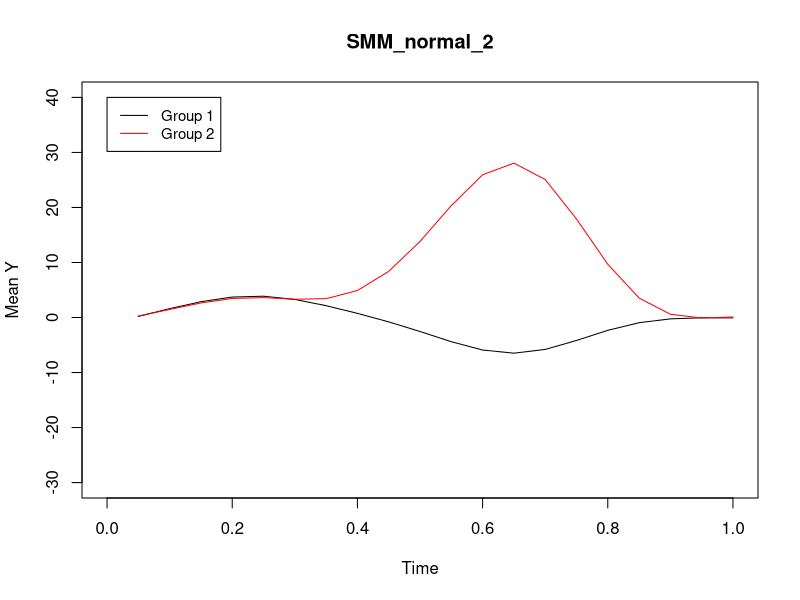
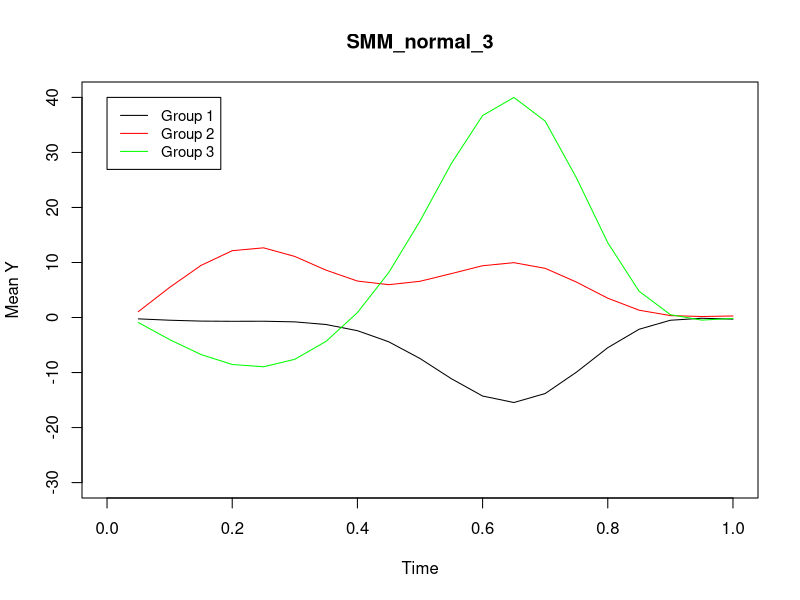
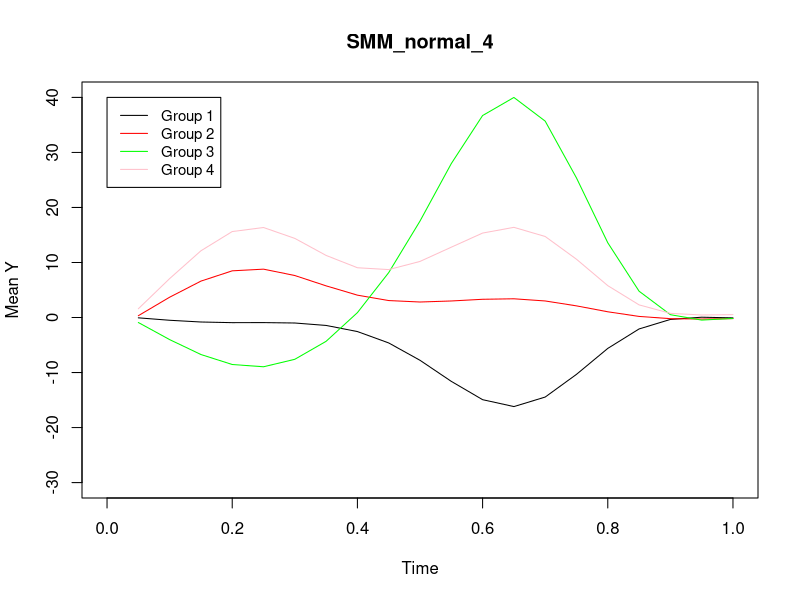
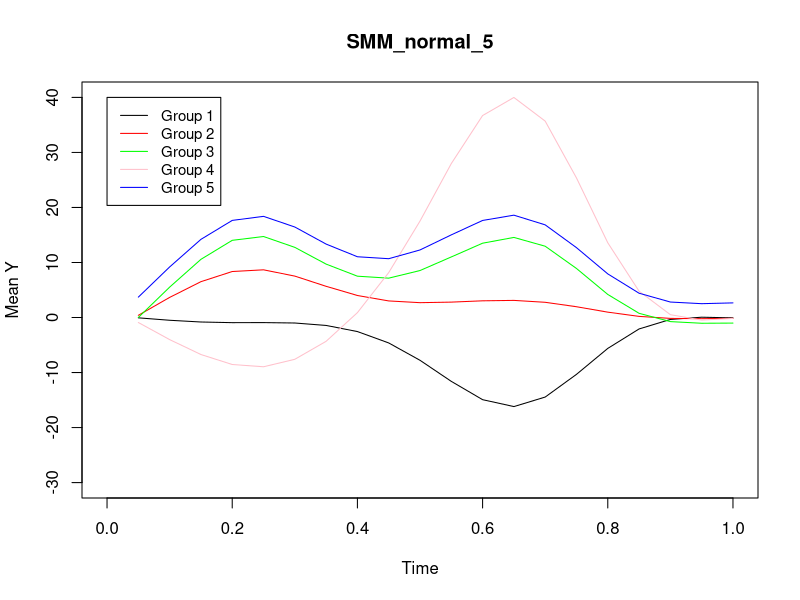

Reproduce these figures in R, in order.
##Smoothing mixture model using data with normal distribution

##This tutorial includes R script assuming 2-5 groups of trajectories 

##Parameters you can change
##1) exposure: "age"
##2) outcome: "bmi"
##3) covariates: these can be included in the "gamm4" model directly
##4) d_inter: loops of iteration of SMM
##5) g: number of groups

##Model output 
##1) Coefficient estimation
##2) Log likelihood (LLK): refer to the LLK file 
##3) Bayesian information criterion (BIC): : refer to the BIC file 
##4) Group classification: refer to the class file
##5) Plot trajectories 

library(MASS) ##generate data
library(nlme)
library(gmodels)  ##cross table
library(mgcv)  ##GAMM
library(gamm4) ##GAMM4

setwd("/udd/nhmid/mixture.model/revision.github")

######################################
############Two groups################
######################################

bmi_guts <- read.csv(file="simulated.normal.csv", header=TRUE)

colnames(bmi_guts)=c("id" , "age", "bmi", "group_t")   

g=2          ##g is group member

d_inter=20    ##iterative loops   

LLK_2=data.frame(matrix(,nrow=d_inter, ncol=1))
BIC_2=data.frame(matrix(,nrow=d_inter, ncol=1))
class_2=data.frame(matrix(,nrow=nrow(bmi_guts), ncol=2))
p_bmi1_2=data.frame(matrix(,nrow=nrow(bmi_guts), ncol=2))
p_bmi2_2=data.frame(matrix(,nrow=nrow(bmi_guts), ncol=2))

colnames(LLK_2)=cbind("LLK")
colnames(BIC_2)=cbind("BIC")
colnames(class_2)=cbind("id", "class")
colnames(p_bmi1_2)=cbind("id", "predicted value from group 1")
colnames(p_bmi2_2)=cbind("id", "predicted value from group 2")


##initial assignment of groups: we used mean BMI to categorize individuals into two groups

one=rep(1,nrow(bmi_guts))
bmi_guts=cbind(bmi_guts,one)

total_obs=aggregate(one ~ id, data=bmi_guts, FUN=sum)
colnames(total_obs)=c("id", "t_obs")

missing_obs=aggregate(bmi ~ id, data=bmi_guts, function(x) {sum(is.na(x))}, na.action = NULL)
colnames(missing_obs)=c("id", "m_obs")

data_obs=merge(total_obs, missing_obs, by="id")

bmi_total=aggregate(bmi ~ id, data=bmi_guts, na.rm=T, FUN=sum)
colnames(bmi_total)=c("id", "bmi_total")

bmi_two=merge(data_obs, bmi_total, by="id")
bmi_two$obs=bmi_two$t_obs-bmi_two$m_obs

bmi_two$bmi_mean=bmi_two$bmi_total/bmi_two$obs

bmi_two$group=cut(bmi_two$bmi_mean,breaks=c(quantile(bmi_two$bmi_mean, probs=seq(0,1, by=1/2))), labels=c("1","2"), include.lowest=TRUE) 

bmi_guts=merge(bmi_guts, bmi_two, by="id")

###E-M algorithm

for (i in 1:d_inter)

{

####M step

data1=bmi_guts[which(bmi_guts$group==1),]
data2=bmi_guts[which(bmi_guts$group==2),]

b1=gamm4(bmi ~ s(age),na.action=na.omit,  random = ~ (1|id), family=gaussian(link = "identity"), data=data1)  

b2=gamm4(bmi ~ s(age),na.action=na.omit,   random = ~ (1|id), family=gaussian(link = "identity"), data=data2)  

p_1=predict(b1$gam, se.fit=TRUE, newdata=bmi_guts)
p1=p_1$fit

p_2=predict(b2$gam, se.fit=TRUE, newdata=bmi_guts)
p2=p_2$fit

bmi_guts=cbind(bmi_guts,p1,p2)

####E step 
###calculate Pearson residual for each participant  

bmi_guts$var1_varying=(bmi_guts$p1-bmi_guts$bmi)^2
bmi_guts$var2_varying=(bmi_guts$p2-bmi_guts$bmi)^2

var1_sum=aggregate(var1_varying ~ id, data=bmi_guts, na.rm=T, FUN=sum)
var2_sum=aggregate(var2_varying ~ id, data=bmi_guts, na.rm=T, FUN=sum)

var_sum=merge(var1_sum, var2_sum,by="id")

colnames(var_sum)=c("id","var1_sum","var2_sum")

###assign participants to groups with the lowest residual
 
bmi_guts=merge(var_sum, bmi_guts, by="id",,all=TRUE)

bmi_guts$var_min=pmin(bmi_guts$var1_sum, bmi_guts$var2_sum)

bmi_guts$group[bmi_guts$var_min == bmi_guts$var1_sum] <- 1
bmi_guts$group[bmi_guts$var_min == bmi_guts$var2_sum] <- 2

##calculate LLK and BIC 

LLK_2[i,1]=logLik(b1$mer)+logLik(b2$mer)  

df=summary(b1$gam)$edf+sum(summary(b1$gam)$pTerms.df)+1+summary(b2$gam)$edf+sum(summary(b2$gam)$pTerms.df)+1

BIC_2[i,1]=-2*LLK_2[i,1]+log(nrow(bmi_guts))*(df+g-1)

##save the newly classified group for next loop 

bmi_guts <- subset(bmi_guts, select = c(id, age, bmi, group_t, group))

##if any of the groups has no participants, the E-M algorithm will stop, indicating that less number of groups should be assumed.  
##here we use criteria of less than one participants, as each participant has 20 observations

if (as.matrix(table(bmi_guts$group))[1,1]<=20 | as.matrix(table(bmi_guts$group))[2,1]<=20)
{
break
}

}


###model estimation

summary(b1)
summary(b2)

##LLK and BIC

LLK_2_final=summary(LLK_2[,1])[6] ##MAX LL
BIC_2_final=summary(BIC_2[,1])[1] ##MIN BIC

write.csv(LLK_2,file="normal_LLK_2.csv", na="", col.names =T, row.names=T)
write.csv(BIC_2,file="normal_BIC_2.csv", na="", col.names =T, row.names=T)

##group classification

class_2[,1]=bmi_guts$id
class_2[,2]=bmi_guts$group

write.csv(class_2,file="normal_class_2.csv", na="", col.names =T, row.names=T)

###plot figure

p_bmi1_2[,1]=bmi_guts$id
p_bmi2_2[,1]=bmi_guts$id

p_bmi1_2[,2]=predict(b1$gam,  se.fit=TRUE, newdata=bmi_guts)$fit
p_bmi2_2[,2]=predict(b2$gam,  se.fit=TRUE, newdata=bmi_guts)$fit

class_pbmi=cbind(class_2[,2], p_bmi1_2[,2], p_bmi2_2[,2])

colnames(class_pbmi)=cbind("class","pbmi1","pbmi2")

bmi_final=cbind(bmi_guts, class_pbmi)

bmi_final$pbmi_new <- ifelse(bmi_final$class==1, bmi_final$pbmi1, bmi_final$pbmi2)

final_plot_1=bmi_final[which(bmi_final$class==1),]
final_plot_2=bmi_final[which(bmi_final$class==2),]

out1_mean_avg=aggregate(pbmi_new ~ age, data=final_plot_1, FUN=mean)
out2_mean_avg=aggregate(pbmi_new ~ age, data=final_plot_2, FUN=mean)

jpeg('SMM_normal_2.png', width = 7, height = 7, units = 'in', res = 600)

par(mfrow=c(1,1))

plot(main="SMM_normal_2", out1_mean_avg$age, out1_mean_avg$pbmi_new, type="l", col="black", 
xlab="Time", ylab="Mean Y",ylim=range(-30, 40),  xlim=range(0, 1))
lines(out2_mean_avg$age,out2_mean_avg$pbmi_new, type="l", col="red")

legend(0, 40, legend=c("Group 1", "Group 2"),
       col=c("black", "red"),  lty=1:1, cex=0.9)

dev.off()


######################################
############Three groups##############
######################################


bmi_guts <- read.csv(file="simulated.normal.csv", header=TRUE)

colnames(bmi_guts)=c("id" , "age", "bmi", "group_t")   

g=3          ##g is group member
d_inter=20    ##iterative loops  

LLK_3=data.frame(matrix(,nrow=d_inter, ncol=1))
BIC_3=data.frame(matrix(,nrow=d_inter, ncol=1))
class_3=data.frame(matrix(,nrow=nrow(bmi_guts), ncol=2))
p_bmi1_3=data.frame(matrix(,nrow=nrow(bmi_guts), ncol=2))
p_bmi2_3=data.frame(matrix(,nrow=nrow(bmi_guts), ncol=2))
p_bmi3_3=data.frame(matrix(,nrow=nrow(bmi_guts), ncol=2))

colnames(LLK_3)=cbind("LLK")
colnames(BIC_3)=cbind("BIC")
colnames(class_3)=cbind("id", "class")
colnames(p_bmi1_3)=cbind("id", "predicted value from group 1")
colnames(p_bmi2_3)=cbind("id", "predicted value from group 2")
colnames(p_bmi3_3)=cbind("id", "predicted value from group 3")


##initial assignment of groups: we used mean BMI to categorize individuals into three groups

one=rep(1,nrow(bmi_guts))
bmi_guts=cbind(bmi_guts,one)

total_obs=aggregate(one ~ id, data=bmi_guts, FUN=sum)
colnames(total_obs)=c("id", "t_obs")

missing_obs=aggregate(bmi ~ id, data=bmi_guts, function(x) {sum(is.na(x))}, na.action = NULL)
colnames(missing_obs)=c("id", "m_obs")

data_obs=merge(total_obs, missing_obs, by="id")

bmi_total=aggregate(bmi ~ id, data=bmi_guts, na.rm=T, FUN=sum)
colnames(bmi_total)=c("id", "bmi_total")

bmi_two=merge(data_obs, bmi_total, by="id")
bmi_two$obs=bmi_two$t_obs-bmi_two$m_obs

bmi_two$bmi_mean=bmi_two$bmi_total/bmi_two$obs

bmi_two$group=cut(bmi_two$bmi_mean,breaks=c(quantile(bmi_two$bmi_mean, probs=seq(0,1, by=1/3))), labels=c("1","2","3"), include.lowest=TRUE) 

bmi_guts=merge(bmi_guts, bmi_two, by="id")

###E-M algorithm

for (i in 1:d_inter)

{

##M step

data1=bmi_guts[which(bmi_guts$group==1),]
data2=bmi_guts[which(bmi_guts$group==2),]
data3=bmi_guts[which(bmi_guts$group==3),]

b1=gamm4(bmi ~ s(age),na.action=na.omit,   random = ~ (1|id), family=gaussian(link = "identity"), data=data1)  

b2=gamm4(bmi ~ s(age),na.action=na.omit,  random = ~ (1|id), family=gaussian(link = "identity"), data=data2)  

b3=gamm4(bmi ~ s(age),na.action=na.omit,  random = ~ (1|id), family=gaussian(link = "identity"), data=data3)  


p_1=predict(b1$gam, se.fit=TRUE, newdata=bmi_guts)
p1=p_1$fit

p_2=predict(b2$gam, se.fit=TRUE, newdata=bmi_guts)
p2=p_2$fit

p_3=predict(b3$gam, se.fit=TRUE, newdata=bmi_guts)
p3=p_3$fit

bmi_guts=cbind(bmi_guts,p1,p2, p3)

####E step 
###calculate Pearson residual for each participant  

bmi_guts$var1_varying=(bmi_guts$p1-bmi_guts$bmi)^2
bmi_guts$var2_varying=(bmi_guts$p2-bmi_guts$bmi)^2
bmi_guts$var3_varying=(bmi_guts$p3-bmi_guts$bmi)^2

var1_sum=aggregate(var1_varying ~ id, data=bmi_guts, na.rm=T, FUN=sum)
var2_sum=aggregate(var2_varying ~ id, data=bmi_guts, na.rm=T, FUN=sum)
var3_sum=aggregate(var3_varying ~ id, data=bmi_guts, na.rm=T, FUN=sum)

var12_sum=merge(var1_sum, var2_sum,by="id")
var_sum=merge(var12_sum, var3_sum, by="id")

colnames(var_sum)=c("id","var1_sum","var2_sum","var3_sum")

###assign participants to groups with the lowest residual

bmi_guts=merge(var_sum, bmi_guts, by="id",,all=TRUE)

bmi_guts$var_min=pmin(bmi_guts$var1_sum, bmi_guts$var2_sum, bmi_guts$var3_sum)

bmi_guts$group[bmi_guts$var_min == bmi_guts$var1_sum] <- 1
bmi_guts$group[bmi_guts$var_min == bmi_guts$var2_sum] <- 2
bmi_guts$group[bmi_guts$var_min == bmi_guts$var3_sum] <- 3

##calculate LLK and BIC 

LLK_3[i,1]=logLik(b1$mer)+logLik(b2$mer)+logLik(b3$mer)    

df=summary(b1$gam)$edf+sum(summary(b1$gam)$pTerms.df)+1+summary(b2$gam)$edf+sum(summary(b2$gam)$pTerms.df)+1+summary(b3$gam)$edf+sum(summary(b3$gam)$pTerms.df)+1

BIC_3[i,1]=-2*LLK_3[i,1]+log(nrow(bmi_guts))*(df+g-1)

##save the newly classified group for next loop 

bmi_guts <- subset(bmi_guts, select = c(id, age, bmi, group_t, group))

##if any of the groups has no participants, the E-M algorithm will stop, indicating that less number of groups should be assumed.  
##here we use criteria of less than one participants, as each participant has 20 observations

if (as.matrix(table(bmi_guts$group))[1,1]<=20 | as.matrix(table(bmi_guts$group))[2,1]<=20| as.matrix(table(bmi_guts$group))[3,1]<=20)
{
break
}

}

###model estimation

summary(b1)
summary(b2)
summary(b3)

##LLK and BIC

LLK_3_final=summary(LLK_3[,1])[6] ##MAX LL
BIC_3_final=summary(BIC_3[,1])[1] ##MIN BIC

write.csv(LLK_3,file="normal_LLK_3.csv", na="", col.names =T, row.names=T)
write.csv(BIC_3,file="normal_BIC_3.csv", na="", col.names =T, row.names=T)

##group classification

class_3[,1]=bmi_guts$id
class_3[,2]=bmi_guts$group

write.csv(class_3,file="normal_class_3.csv", na="", col.names =T, row.names=T)

###plot figure

p_bmi1_3[,1]=bmi_guts$id
p_bmi2_3[,1]=bmi_guts$id
p_bmi3_3[,1]=bmi_guts$id

p_bmi1_3[,2]=predict(b1$gam,  se.fit=TRUE, newdata=bmi_guts)$fit
p_bmi2_3[,2]=predict(b2$gam,  se.fit=TRUE, newdata=bmi_guts)$fit
p_bmi3_3[,2]=predict(b3$gam,  se.fit=TRUE, newdata=bmi_guts)$fit

class_pbmi=cbind(class_3[,2], p_bmi1_3[,2], p_bmi2_3[,2], p_bmi3_3[,2])

colnames(class_pbmi)=cbind("class","pbmi1","pbmi2","pbmi3")

bmi_final=cbind(bmi_guts, class_pbmi)

bmi_final$pbmi_new <- ifelse(bmi_final$class==1, bmi_final$pbmi1, ifelse(bmi_final$class==2,bmi_final$pbmi2, bmi_final$pbmi3))

final_plot_1=bmi_final[which(bmi_final$class==1),]
final_plot_2=bmi_final[which(bmi_final$class==2),]
final_plot_3=bmi_final[which(bmi_final$class==3),]

out1_mean_avg=aggregate(pbmi_new ~ age, data=final_plot_1, FUN=mean)
out2_mean_avg=aggregate(pbmi_new ~ age, data=final_plot_2, FUN=mean)
out3_mean_avg=aggregate(pbmi_new ~ age, data=final_plot_3, FUN=mean)

jpeg('SMM_normal_3.png', width = 7, height = 7, units = 'in', res = 600)

par(mfrow=c(1,1))

plot(main="SMM_normal_3", out1_mean_avg$age, out1_mean_avg$pbmi_new, type="l", col="black", 
xlab="Time", ylab="Mean Y",ylim=range(-30, 40),  xlim=range(0, 1))

lines(out2_mean_avg$age,out2_mean_avg$pbmi_new, type="l", col="red")
lines(out3_mean_avg$age,out3_mean_avg$pbmi_new, type="l", col="green")

legend(0, 40, legend=c("Group 1", "Group 2", "Group 3"),
       col=c("black", "red", "green"), lty=1:1:1, cex=0.9)

dev.off()


######################################
############Four groups##############
######################################


bmi_guts <- read.csv(file="simulated.normal.csv", header=TRUE)

colnames(bmi_guts)=c("id" , "age", "bmi", "group_t")   


g=4          ##g is group member
d_inter=20    ##iterative loops 


LLK_4=data.frame(matrix(,nrow=d_inter, ncol=1))
BIC_4=data.frame(matrix(,nrow=d_inter, ncol=1))
class_4=data.frame(matrix(,nrow=nrow(bmi_guts), ncol=2))
p_bmi1_4=data.frame(matrix(,nrow=nrow(bmi_guts), ncol=2))
p_bmi2_4=data.frame(matrix(,nrow=nrow(bmi_guts), ncol=2))
p_bmi3_4=data.frame(matrix(,nrow=nrow(bmi_guts), ncol=2))
p_bmi4_4=data.frame(matrix(,nrow=nrow(bmi_guts), ncol=2))

colnames(LLK_4)=cbind("LLK")
colnames(BIC_4)=cbind("BIC")
colnames(class_4)=cbind("id", "class")
colnames(p_bmi1_4)=cbind("id", "predicted value from group 1")
colnames(p_bmi2_4)=cbind("id", "predicted value from group 2")
colnames(p_bmi3_4)=cbind("id", "predicted value from group 3")
colnames(p_bmi4_4)=cbind("id", "predicted value from group 4")


##initial assignment of groups: we used mean BMI to categorize individuals into three groups

one=rep(1,nrow(bmi_guts))
bmi_guts=cbind(bmi_guts,one)

total_obs=aggregate(one ~ id, data=bmi_guts, FUN=sum)
colnames(total_obs)=c("id", "t_obs")

missing_obs=aggregate(bmi ~ id, data=bmi_guts, function(x) {sum(is.na(x))}, na.action = NULL)
colnames(missing_obs)=c("id", "m_obs")

data_obs=merge(total_obs, missing_obs, by="id")

bmi_total=aggregate(bmi ~ id, data=bmi_guts, na.rm=T, FUN=sum)
colnames(bmi_total)=c("id", "bmi_total")

bmi_two=merge(data_obs, bmi_total, by="id")
bmi_two$obs=bmi_two$t_obs-bmi_two$m_obs

bmi_two$bmi_mean=bmi_two$bmi_total/bmi_two$obs

bmi_two$group=cut(bmi_two$bmi_mean,breaks=c(quantile(bmi_two$bmi_mean, probs=seq(0,1, by=1/4))), labels=c("1","2","3","4"), include.lowest=TRUE) 

bmi_guts=merge(bmi_guts, bmi_two, by="id")

###E-M algorithm

for (i in 1:d_inter)

{

##M step

data1=bmi_guts[which(bmi_guts$group==1),]
data2=bmi_guts[which(bmi_guts$group==2),]
data3=bmi_guts[which(bmi_guts$group==3),]
data4=bmi_guts[which(bmi_guts$group==4),]

b1=gamm4(bmi ~ s(age),na.action=na.omit,   random = ~ (1|id), family=gaussian(link = "identity"), data=data1)  

b2=gamm4(bmi ~ s(age),na.action=na.omit,  random = ~ (1|id), family=gaussian(link = "identity"), data=data2)  

b3=gamm4(bmi ~ s(age),na.action=na.omit,  random = ~ (1|id), family=gaussian(link = "identity"), data=data3)  

b4=gamm4(bmi ~ s(age),na.action=na.omit,  random = ~ (1|id), family=gaussian(link = "identity"), data=data4)  


p_1=predict(b1$gam, se.fit=TRUE, newdata=bmi_guts)
p1=p_1$fit

p_2=predict(b2$gam, se.fit=TRUE, newdata=bmi_guts)
p2=p_2$fit

p_3=predict(b3$gam, se.fit=TRUE, newdata=bmi_guts)
p3=p_3$fit

p_4=predict(b4$gam, se.fit=TRUE, newdata=bmi_guts)
p4=p_4$fit

bmi_guts=cbind(bmi_guts,p1,p2, p3, p4)

####E step 
###calculate Pearson residual for each participant  

bmi_guts$var1_varying=(bmi_guts$p1-bmi_guts$bmi)^2
bmi_guts$var2_varying=(bmi_guts$p2-bmi_guts$bmi)^2
bmi_guts$var3_varying=(bmi_guts$p3-bmi_guts$bmi)^2
bmi_guts$var4_varying=(bmi_guts$p4-bmi_guts$bmi)^2

var1_sum=aggregate(var1_varying ~ id, data=bmi_guts, na.rm=T, FUN=sum)
var2_sum=aggregate(var2_varying ~ id, data=bmi_guts, na.rm=T, FUN=sum)
var3_sum=aggregate(var3_varying ~ id, data=bmi_guts, na.rm=T, FUN=sum)
var4_sum=aggregate(var4_varying ~ id, data=bmi_guts, na.rm=T, FUN=sum)

var12_sum=merge(var1_sum, var2_sum,by="id")
var123_sum=merge(var12_sum, var3_sum, by="id")
var_sum=merge(var123_sum, var4_sum, by="id")

colnames(var_sum)=c("id","var1_sum","var2_sum","var3_sum","var4_sum")

###assign participants to groups with the lowest residual

bmi_guts=merge(var_sum, bmi_guts, by="id",,all=TRUE)

bmi_guts$var_min=pmin(bmi_guts$var1_sum, bmi_guts$var2_sum, bmi_guts$var3_sum,bmi_guts$var4_sum)

bmi_guts$group[bmi_guts$var_min == bmi_guts$var1_sum] <- 1
bmi_guts$group[bmi_guts$var_min == bmi_guts$var2_sum] <- 2
bmi_guts$group[bmi_guts$var_min == bmi_guts$var3_sum] <- 3
bmi_guts$group[bmi_guts$var_min == bmi_guts$var4_sum] <- 4

##calculate LLK and BIC 

LLK_4[i,1]=logLik(b1$mer)+logLik(b2$mer)+logLik(b3$mer)+logLik(b4$mer)    

df=summary(b1$gam)$edf+sum(summary(b1$gam)$pTerms.df)+1+summary(b2$gam)$edf+sum(summary(b2$gam)$pTerms.df)+1+summary(b3$gam)$edf+sum(summary(b3$gam)$pTerms.df)+1+summary(b4$gam)$edf+sum(summary(b4$gam)$pTerms.df)+1 

BIC_4[i,1]=-2*LLK_4[i,1]+log(nrow(bmi_guts))*(df+g-1)

##save the newly classified group for next loop 

bmi_guts <- subset(bmi_guts, select = c(id, age, bmi, group_t, group))

##if any of the groups has no participants, the E-M algorithm will stop, indicating that less number of groups should be assumed.  
##here we use criteria of less than one participants, as each participant has 20 observations

if (as.matrix(table(bmi_guts$group))[1,1]<=20 | as.matrix(table(bmi_guts$group))[2,1]<=20| as.matrix(table(bmi_guts$group))[3,1]<=20|as.matrix(table(bmi_guts$group))[4,1]<=20)
{
break
}

}
  
###model estimation

summary(b1)
summary(b2)
summary(b3)
summary(b4)

##LLK and BIC

LLK_4_final=summary(LLK_4[,1])[6] ##MAX LL
BIC_4_final=summary(BIC_4[,1])[1] ##MIN BIC

write.csv(LLK_4,file="normal_LLK_4.csv", na="", col.names =T, row.names=T)
write.csv(BIC_4,file="normal_BIC_4.csv", na="", col.names =T, row.names=T)

##group classification

class_4[,1]=bmi_guts$id
class_4[,2]=bmi_guts$group

write.csv(class_4,file="normal_class_4.csv", na="", col.names =T, row.names=T)

###plot figure

p_bmi1_4[,1]=bmi_guts$id
p_bmi2_4[,1]=bmi_guts$id
p_bmi3_4[,1]=bmi_guts$id
p_bmi4_4[,1]=bmi_guts$id

p_bmi1_4[,2]=predict(b1$gam,  se.fit=TRUE, newdata=bmi_guts)$fit
p_bmi2_4[,2]=predict(b2$gam,  se.fit=TRUE, newdata=bmi_guts)$fit
p_bmi3_4[,2]=predict(b3$gam,  se.fit=TRUE, newdata=bmi_guts)$fit
p_bmi4_4[,2]=predict(b4$gam,  se.fit=TRUE, newdata=bmi_guts)$fit

class_pbmi=cbind(class_4[,2], p_bmi1_4[,2], p_bmi2_4[,2], p_bmi3_4[,2],p_bmi4_4[,2])

colnames(class_pbmi)=cbind("class","pbmi1","pbmi2","pbmi3","pbmi4")

bmi_final=cbind(bmi_guts, class_pbmi)

bmi_final$pbmi_new <- ifelse(bmi_final$class==1, bmi_final$pbmi1, ifelse(bmi_final$class==2,bmi_final$pbmi2, ifelse(bmi_final$class==3,bmi_final$pbmi3, bmi_final$pbmi4)))

final_plot_1=bmi_final[which(bmi_final$class==1),]
final_plot_2=bmi_final[which(bmi_final$class==2),]
final_plot_3=bmi_final[which(bmi_final$class==3),]
final_plot_4=bmi_final[which(bmi_final$class==4),]

out1_mean_avg=aggregate(pbmi_new ~ age, data=final_plot_1, FUN=mean)
out2_mean_avg=aggregate(pbmi_new ~ age, data=final_plot_2, FUN=mean)
out3_mean_avg=aggregate(pbmi_new ~ age, data=final_plot_3, FUN=mean)
out4_mean_avg=aggregate(pbmi_new ~ age, data=final_plot_4, FUN=mean)

jpeg('SMM_normal_4.png', width = 7, height = 7, units = 'in', res = 600)

par(mfrow=c(1,1))

plot(main="SMM_normal_4", out1_mean_avg$age, out1_mean_avg$pbmi_new, type="l", col="black", 
xlab="Time", ylab="Mean Y",ylim=range(-30, 40),  xlim=range(0, 1))

lines(out2_mean_avg$age,out2_mean_avg$pbmi_new, type="l", col="red")
lines(out3_mean_avg$age,out3_mean_avg$pbmi_new, type="l", col="green")
lines(out4_mean_avg$age,out4_mean_avg$pbmi_new, type="l", col="pink")

legend(0, 40, legend=c("Group 1", "Group 2", "Group 3", "Group 4"),
       col=c("black", "red", "green", "pink"),  lty=1:1:1:1, cex=0.9)

dev.off()


######################################
############Five groups##############
######################################

bmi_guts <- read.csv(file="simulated.normal.csv", header=TRUE)

colnames(bmi_guts)=c("id" , "age", "bmi", "group_t")   

g=5          ##g is group member
d_inter=20    ##iterative loops 

LLK_5=data.frame(matrix(,nrow=d_inter, ncol=1))
BIC_5=data.frame(matrix(,nrow=d_inter, ncol=1))
class_5=data.frame(matrix(,nrow=nrow(bmi_guts), ncol=2))
p_bmi1_5=data.frame(matrix(,nrow=nrow(bmi_guts), ncol=2))
p_bmi2_5=data.frame(matrix(,nrow=nrow(bmi_guts), ncol=2))
p_bmi3_5=data.frame(matrix(,nrow=nrow(bmi_guts), ncol=2))
p_bmi4_5=data.frame(matrix(,nrow=nrow(bmi_guts), ncol=2))
p_bmi5_5=data.frame(matrix(,nrow=nrow(bmi_guts), ncol=2))

colnames(LLK_5)=cbind("LLK")
colnames(BIC_5)=cbind("BIC")
colnames(class_5)=cbind("id", "class")
colnames(p_bmi1_5)=cbind("id", "predicted value from group 1")
colnames(p_bmi2_5)=cbind("id", "predicted value from group 2")
colnames(p_bmi3_5)=cbind("id", "predicted value from group 3")
colnames(p_bmi4_5)=cbind("id", "predicted value from group 4")
colnames(p_bmi5_5)=cbind("id", "predicted value from group 5")


##initial assignment of groups: we used mean BMI to categorize individuals into three groups

one=rep(1,nrow(bmi_guts))
bmi_guts=cbind(bmi_guts,one)

total_obs=aggregate(one ~ id, data=bmi_guts, FUN=sum)
colnames(total_obs)=c("id", "t_obs")

missing_obs=aggregate(bmi ~ id, data=bmi_guts, function(x) {sum(is.na(x))}, na.action = NULL)
colnames(missing_obs)=c("id", "m_obs")

data_obs=merge(total_obs, missing_obs, by="id")

bmi_total=aggregate(bmi ~ id, data=bmi_guts, na.rm=T, FUN=sum)
colnames(bmi_total)=c("id", "bmi_total")

bmi_two=merge(data_obs, bmi_total, by="id")
bmi_two$obs=bmi_two$t_obs-bmi_two$m_obs

bmi_two$bmi_mean=bmi_two$bmi_total/bmi_two$obs

bmi_two$group=cut(bmi_two$bmi_mean,breaks=c(quantile(bmi_two$bmi_mean, probs=seq(0,1, by=1/5))), labels=c("1","2","3","4","5"), include.lowest=TRUE) 

bmi_guts=merge(bmi_guts, bmi_two, by="id")

###E-M algorithm

for (i in 1:d_inter)

{
##M step

data1=bmi_guts[which(bmi_guts$group==1),]
data2=bmi_guts[which(bmi_guts$group==2),]
data3=bmi_guts[which(bmi_guts$group==3),]
data4=bmi_guts[which(bmi_guts$group==4),]
data5=bmi_guts[which(bmi_guts$group==5),]

b1=gamm4(bmi ~ s(age),na.action=na.omit,   random = ~ (1|id), family=gaussian(link = "identity"), data=data1)  

b2=gamm4(bmi ~ s(age),na.action=na.omit,  random = ~ (1|id), family=gaussian(link = "identity"), data=data2)  

b3=gamm4(bmi ~ s(age),na.action=na.omit,  random = ~ (1|id), family=gaussian(link = "identity"), data=data3)  

b4=gamm4(bmi ~ s(age),na.action=na.omit,  random = ~ (1|id), family=gaussian(link = "identity"), data=data4)  

b5=gamm4(bmi ~ s(age),na.action=na.omit,  random = ~ (1|id), family=gaussian(link = "identity"), data=data5)  



p_1=predict(b1$gam, se.fit=TRUE, newdata=bmi_guts)
p1=p_1$fit

p_2=predict(b2$gam, se.fit=TRUE, newdata=bmi_guts)
p2=p_2$fit

p_3=predict(b3$gam, se.fit=TRUE, newdata=bmi_guts)
p3=p_3$fit

p_4=predict(b4$gam, se.fit=TRUE, newdata=bmi_guts)
p4=p_4$fit

p_5=predict(b5$gam, se.fit=TRUE, newdata=bmi_guts)
p5=p_5$fit

bmi_guts=cbind(bmi_guts,p1,p2, p3, p4, p5)

####E step 
###calculate Pearson residual for each participant 

bmi_guts$var1_varying=(bmi_guts$p1-bmi_guts$bmi)^2
bmi_guts$var2_varying=(bmi_guts$p2-bmi_guts$bmi)^2
bmi_guts$var3_varying=(bmi_guts$p3-bmi_guts$bmi)^2
bmi_guts$var4_varying=(bmi_guts$p4-bmi_guts$bmi)^2
bmi_guts$var5_varying=(bmi_guts$p5-bmi_guts$bmi)^2

var1_sum=aggregate(var1_varying ~ id, data=bmi_guts, na.rm=T, FUN=sum)
var2_sum=aggregate(var2_varying ~ id, data=bmi_guts, na.rm=T, FUN=sum)
var3_sum=aggregate(var3_varying ~ id, data=bmi_guts, na.rm=T, FUN=sum)
var4_sum=aggregate(var4_varying ~ id, data=bmi_guts, na.rm=T, FUN=sum)
var5_sum=aggregate(var5_varying ~ id, data=bmi_guts, na.rm=T, FUN=sum)

var12_sum=merge(var1_sum, var2_sum,by="id")
var123_sum=merge(var12_sum, var3_sum, by="id")
var1234_sum=merge(var123_sum, var4_sum, by="id")

var_sum=merge(var1234_sum, var5_sum, by="id")

colnames(var_sum)=c("id","var1_sum","var2_sum","var3_sum","var4_sum","var5_sum")

###assign participants to groups with the lowest residual
 
bmi_guts=merge(var_sum, bmi_guts, by="id", all=TRUE)

bmi_guts$var_min=pmin(bmi_guts$var1_sum, bmi_guts$var2_sum, bmi_guts$var3_sum,bmi_guts$var4_sum,bmi_guts$var5_sum)

bmi_guts$group[bmi_guts$var_min == bmi_guts$var1_sum] <- 1
bmi_guts$group[bmi_guts$var_min == bmi_guts$var2_sum] <- 2
bmi_guts$group[bmi_guts$var_min == bmi_guts$var3_sum] <- 3
bmi_guts$group[bmi_guts$var_min == bmi_guts$var4_sum] <- 4
bmi_guts$group[bmi_guts$var_min == bmi_guts$var5_sum] <- 5

##calculate LLK and BIC 

LLK_5[i,1]=logLik(b1$mer)+logLik(b2$mer)+logLik(b3$mer)+logLik(b4$mer)+logLik(b5$mer)      

df=summary(b1$gam)$edf+sum(summary(b1$gam)$pTerms.df)+1+summary(b2$gam)$edf+sum(summary(b2$gam)$pTerms.df)+1+summary(b3$gam)$edf+sum(summary(b3$gam)$pTerms.df)+1+summary(b4$gam)$edf+sum(summary(b4$gam)$pTerms.df)+1 +summary(b5$gam)$edf+sum(summary(b5$gam)$pTerms.df)+1 

BIC_5[i,1]=-2*LLK_5[i,1]+log(nrow(bmi_guts))*(df+g-1)

##save the newly classified group for next loop 

bmi_guts <- subset(bmi_guts, select = c(id, age, bmi, group_t, group))

##if any of the groups has no participants, the E-M algorithm will stop, indicating that less number of groups should be assumed.  
##here we use criteria of less than one participants, as each participant has 20 observations

if (as.matrix(table(bmi_guts$group))[1,1]<=20 | as.matrix(table(bmi_guts$group))[2,1]<=20| as.matrix(table(bmi_guts$group))[3,1]<=20|as.matrix(table(bmi_guts$group))[4,1]<=20|as.matrix(table(bmi_guts$group))[5,1]<=20)
{
break
}

}


###model estimation

summary(b1)
summary(b2)
summary(b3)
summary(b4)
summary(b5)

##LLK and BIC

LLK_5_final=summary(LLK_5[,1])[6] ##MAX LL
BIC_5_final=summary(BIC_5[,1])[1] ##MIN BIC

write.csv(LLK_5,file="normal_LLK_5.csv", na="", col.names =T, row.names=T)
write.csv(BIC_5,file="normal_BIC_5.csv", na="", col.names =T, row.names=T)

##group classification

class_5[,1]=bmi_guts$id
class_5[,2]=bmi_guts$group

write.csv(class_5,file="normal_class_5.csv", na="", col.names =T, row.names=T)

###plot figure

p_bmi1_5[,1]=bmi_guts$id
p_bmi2_5[,1]=bmi_guts$id
p_bmi3_5[,1]=bmi_guts$id
p_bmi4_5[,1]=bmi_guts$id
p_bmi5_5[,1]=bmi_guts$id

p_bmi1_5[,2]=predict(b1$gam,  se.fit=TRUE, newdata=bmi_guts)$fit
p_bmi2_5[,2]=predict(b2$gam,  se.fit=TRUE, newdata=bmi_guts)$fit
p_bmi3_5[,2]=predict(b3$gam,  se.fit=TRUE, newdata=bmi_guts)$fit
p_bmi4_5[,2]=predict(b4$gam,  se.fit=TRUE, newdata=bmi_guts)$fit
p_bmi5_5[,2]=predict(b5$gam,  se.fit=TRUE, newdata=bmi_guts)$fit

class_pbmi=cbind(class_5[,2], p_bmi1_5[,2], p_bmi2_5[,2], p_bmi3_5[,2],p_bmi4_5[,2], p_bmi5_5[,2])

colnames(class_pbmi)=cbind("class","pbmi1","pbmi2","pbmi3","pbmi4","pbmi5")

bmi_final=cbind(bmi_guts, class_pbmi)

bmi_final$pbmi_new <- ifelse(bmi_final$class==1, bmi_final$pbmi1, ifelse(bmi_final$class==2,bmi_final$pbmi2, ifelse(bmi_final$class==3,bmi_final$pbmi3, ifelse(bmi_final$class==4,bmi_final$pbmi4, bmi_final$pbmi5))))

final_plot_1=bmi_final[which(bmi_final$class==1),]
final_plot_2=bmi_final[which(bmi_final$class==2),]
final_plot_3=bmi_final[which(bmi_final$class==3),]
final_plot_4=bmi_final[which(bmi_final$class==4),]
final_plot_5=bmi_final[which(bmi_final$class==5),]

out1_mean_avg=aggregate(pbmi_new ~ age, data=final_plot_1, FUN=mean)
out2_mean_avg=aggregate(pbmi_new ~ age, data=final_plot_2, FUN=mean)
out3_mean_avg=aggregate(pbmi_new ~ age, data=final_plot_3, FUN=mean)
out4_mean_avg=aggregate(pbmi_new ~ age, data=final_plot_4, FUN=mean)
out5_mean_avg=aggregate(pbmi_new ~ age, data=final_plot_5, FUN=mean)

jpeg('SMM_normal_5.png', width = 7, height = 7, units = 'in', res = 600)

par(mfrow=c(1,1))

plot(main="SMM_normal_5", out1_mean_avg$age, out1_mean_avg$pbmi_new, type="l", col="black", 
xlab="Time", ylab="Mean Y",ylim=range(-30, 40),  xlim=range(0, 1))

lines(out2_mean_avg$age,out2_mean_avg$pbmi_new, type="l", col="red")
lines(out3_mean_avg$age,out3_mean_avg$pbmi_new, type="l", col="green")
lines(out4_mean_avg$age,out4_mean_avg$pbmi_new, type="l", col="pink")
lines(out5_mean_avg$age,out5_mean_avg$pbmi_new, type="l", col="blue")

legend(0, 40, legend=c("Group 1", "Group 2", "Group 3", "Group 4", "Group 5"),
       col=c("black", "red", "green", "pink", "blue"),  lty=1:1:1:1:1, cex=0.9)

dev.off()
